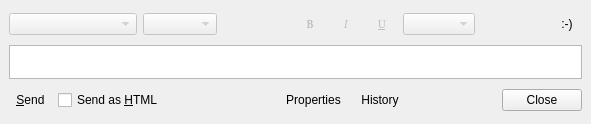
<ui version="4.0" >
 <author></author>
 <comment></comment>
 <exportmacro></exportmacro>
 <class>RzxChatUI</class>
 <widget class="QWidget" name="RzxChatUI" >
  <property name="geometry" >
   <rect>
    <x>0</x>
    <y>0</y>
    <width>591</width>
    <height>110</height>
   </rect>
  </property>
  <property name="windowTitle" >
   <string>Chat [Qt]</string>
  </property>
  <layout class="QGridLayout" >
   <property name="margin" >
    <number>9</number>
   </property>
   <property name="spacing" >
    <number>6</number>
   </property>
   <item row="0" column="0" >
    <layout class="QHBoxLayout" >
     <property name="margin" >
      <number>0</number>
     </property>
     <property name="spacing" >
      <number>6</number>
     </property>
     <item>
      <widget class="QComboBox" name="cbFontSelect" >
       <property name="enabled" >
        <bool>false</bool>
       </property>
       <property name="sizePolicy" >
        <sizepolicy>
         <hsizetype>3</hsizetype>
         <vsizetype>0</vsizetype>
         <horstretch>0</horstretch>
         <verstretch>0</verstretch>
        </sizepolicy>
       </property>
       <property name="minimumSize" >
        <size>
         <width>128</width>
         <height>0</height>
        </size>
       </property>
      </widget>
     </item>
     <item>
      <widget class="QComboBox" name="cbSize" >
       <property name="enabled" >
        <bool>false</bool>
       </property>
       <property name="sizePolicy" >
        <sizepolicy>
         <hsizetype>0</hsizetype>
         <vsizetype>0</vsizetype>
         <horstretch>0</horstretch>
         <verstretch>0</verstretch>
        </sizepolicy>
       </property>
       <property name="minimumSize" >
        <size>
         <width>74</width>
         <height>0</height>
        </size>
       </property>
       <property name="maximumSize" >
        <size>
         <width>74</width>
         <height>16777215</height>
        </size>
       </property>
      </widget>
     </item>
     <item>
      <spacer>
       <property name="orientation" >
        <enum>Qt::Horizontal</enum>
       </property>
       <property name="sizeHint" >
        <size>
         <width>21</width>
         <height>20</height>
        </size>
       </property>
      </spacer>
     </item>
     <item>
      <widget class="QToolButton" name="btnBold" >
       <property name="enabled" >
        <bool>false</bool>
       </property>
       <property name="minimumSize" >
        <size>
         <width>30</width>
         <height>30</height>
        </size>
       </property>
       <property name="maximumSize" >
        <size>
         <width>30</width>
         <height>30</height>
        </size>
       </property>
       <property name="font" >
        <font>
         <family>Terminal [Bitstream]</family>
         <pointsize>8</pointsize>
         <weight>75</weight>
         <italic>false</italic>
         <bold>true</bold>
         <underline>false</underline>
         <strikeout>false</strikeout>
        </font>
       </property>
       <property name="text" >
        <string>B</string>
       </property>
       <property name="checkable" >
        <bool>true</bool>
       </property>
       <property name="autoRaise" >
        <bool>true</bool>
       </property>
      </widget>
     </item>
     <item>
      <widget class="QToolButton" name="btnItalic" >
       <property name="enabled" >
        <bool>false</bool>
       </property>
       <property name="minimumSize" >
        <size>
         <width>30</width>
         <height>30</height>
        </size>
       </property>
       <property name="maximumSize" >
        <size>
         <width>30</width>
         <height>30</height>
        </size>
       </property>
       <property name="font" >
        <font>
         <family>Terminal [Bitstream]</family>
         <pointsize>8</pointsize>
         <weight>50</weight>
         <italic>true</italic>
         <bold>false</bold>
         <underline>false</underline>
         <strikeout>false</strikeout>
        </font>
       </property>
       <property name="text" >
        <string>I</string>
       </property>
       <property name="checkable" >
        <bool>true</bool>
       </property>
       <property name="autoRaise" >
        <bool>true</bool>
       </property>
      </widget>
     </item>
     <item>
      <widget class="QToolButton" name="btnUnderline" >
       <property name="enabled" >
        <bool>false</bool>
       </property>
       <property name="minimumSize" >
        <size>
         <width>30</width>
         <height>30</height>
        </size>
       </property>
       <property name="maximumSize" >
        <size>
         <width>30</width>
         <height>30</height>
        </size>
       </property>
       <property name="font" >
        <font>
         <family>Terminal [Bitstream]</family>
         <pointsize>8</pointsize>
         <weight>50</weight>
         <italic>false</italic>
         <bold>false</bold>
         <underline>true</underline>
         <strikeout>false</strikeout>
        </font>
       </property>
       <property name="text" >
        <string>U</string>
       </property>
       <property name="checkable" >
        <bool>true</bool>
       </property>
       <property name="autoRaise" >
        <bool>true</bool>
       </property>
      </widget>
     </item>
     <item>
      <widget class="QComboBox" name="cbColorSelect" >
       <property name="enabled" >
        <bool>false</bool>
       </property>
      </widget>
     </item>
     <item>
      <spacer>
       <property name="orientation" >
        <enum>Qt::Horizontal</enum>
       </property>
       <property name="sizeHint" >
        <size>
         <width>20</width>
         <height>20</height>
        </size>
       </property>
      </spacer>
     </item>
     <item>
      <widget class="QToolButton" name="btnSmiley" >
       <property name="minimumSize" >
        <size>
         <width>30</width>
         <height>30</height>
        </size>
       </property>
       <property name="maximumSize" >
        <size>
         <width>30</width>
         <height>30</height>
        </size>
       </property>
       <property name="text" >
        <string>:-)</string>
       </property>
       <property name="autoRaise" >
        <bool>true</bool>
       </property>
      </widget>
     </item>
    </layout>
   </item>
   <item row="2" column="0" >
    <layout class="QHBoxLayout" >
     <property name="margin" >
      <number>0</number>
     </property>
     <property name="spacing" >
      <number>6</number>
     </property>
     <item>
      <widget class="QToolButton" name="btnSend" >
       <property name="toolTip" >
        <string>Send</string>
       </property>
       <property name="whatsThis" >
        <string>&lt;h3>Send&lt;/h3>&lt;p>Send the message you have typed...&lt;br>It's a lot easier to use &lt;b>Enter&lt;/b>&lt;/p></string>
       </property>
       <property name="text" >
        <string>&amp;Send</string>
       </property>
       <property name="shortcut" >
        <string>Alt+S</string>
       </property>
       <property name="autoRaise" >
        <bool>true</bool>
       </property>
      </widget>
     </item>
     <item>
      <widget class="QCheckBox" name="cbSendHTML" >
       <property name="whatsThis" >
        <string>&lt;h3>Send as HTML&lt;/h3>&lt;p>When this case is checked, you can format your text&lt;/p>&lt;p>&lt;b>Warning : &lt;/b>some clients don't support HTML...&lt;/p></string>
       </property>
       <property name="text" >
        <string>Send as &amp;HTML</string>
       </property>
       <property name="shortcut" >
        <string>Alt+H</string>
       </property>
      </widget>
     </item>
     <item>
      <spacer>
       <property name="orientation" >
        <enum>Qt::Horizontal</enum>
       </property>
       <property name="sizeType" >
        <enum>QSizePolicy::Minimum</enum>
       </property>
       <property name="sizeHint" >
        <size>
         <width>45</width>
         <height>30</height>
        </size>
       </property>
      </spacer>
     </item>
     <item>
      <widget class="QToolButton" name="btnSound" >
       <property name="whatsThis" >
        <string>&lt;h3>Sound&lt;/h3>&lt;p>Enables/disables the sound which is played when a new message arrives&lt;/p></string>
       </property>
       <property name="text" >
        <string/>
       </property>
       <property name="shortcut" >
        <string>Ctrl+S</string>
       </property>
       <property name="checkable" >
        <bool>true</bool>
       </property>
       <property name="autoRaise" >
        <bool>true</bool>
       </property>
      </widget>
     </item>
     <item>
      <spacer>
       <property name="orientation" >
        <enum>Qt::Horizontal</enum>
       </property>
       <property name="sizeType" >
        <enum>QSizePolicy::Minimum</enum>
       </property>
       <property name="sizeHint" >
        <size>
         <width>35</width>
         <height>30</height>
        </size>
       </property>
      </spacer>
     </item>
     <item>
      <widget class="QToolButton" name="btnProperties" >
       <property name="whatsThis" >
        <string>&lt;h3>Properties&lt;/h3>&lt;p>Ask for the properties of the person you are talking to.&lt;/p></string>
       </property>
       <property name="text" >
        <string>Properties</string>
       </property>
       <property name="checkable" >
        <bool>true</bool>
       </property>
       <property name="autoRaise" >
        <bool>true</bool>
       </property>
      </widget>
     </item>
     <item>
      <widget class="QToolButton" name="btnHistorique" >
       <property name="whatsThis" >
        <string>&lt;h3>History&lt;/h3>&lt;p>If you want to read all your old chats with this person&lt;/p></string>
       </property>
       <property name="text" >
        <string>History</string>
       </property>
       <property name="checkable" >
        <bool>true</bool>
       </property>
       <property name="autoRaise" >
        <bool>true</bool>
       </property>
      </widget>
     </item>
     <item>
      <spacer>
       <property name="orientation" >
        <enum>Qt::Horizontal</enum>
       </property>
       <property name="sizeType" >
        <enum>QSizePolicy::Expanding</enum>
       </property>
       <property name="sizeHint" >
        <size>
         <width>25</width>
         <height>20</height>
        </size>
       </property>
      </spacer>
     </item>
     <item>
      <widget class="QPushButton" name="btnClose" >
       <property name="sizePolicy" >
        <sizepolicy>
         <hsizetype>5</hsizetype>
         <vsizetype>0</vsizetype>
         <horstretch>0</horstretch>
         <verstretch>0</verstretch>
        </sizepolicy>
       </property>
       <property name="whatsThis" >
        <string>&lt;h3>Close&lt;/h3>&lt;p>Ends the chat et close the window&lt;/p></string>
       </property>
       <property name="text" >
        <string>Close</string>
       </property>
      </widget>
     </item>
    </layout>
   </item>
   <item row="1" column="0" >
    <widget class="RzxTextEdit" name="edMsg" >
     <property name="minimumSize" >
      <size>
       <width>0</width>
       <height>34</height>
      </size>
     </property>
     <property name="maximumSize" >
      <size>
       <width>32767</width>
       <height>32767</height>
      </size>
     </property>
     <property name="focusPolicy" >
      <enum>Qt::StrongFocus</enum>
     </property>
     <property name="whatsThis" >
      <string>&lt;h3>Input&lt;/h3>&lt;p>This is the place where you can type your messages.&lt;/p>&lt;p>&lt;b>Shortcuts :&lt;/b>&lt;br>&lt;b>Enter : &lt;/b>Send your message&lt;br>&lt;b>Ctrl+[UP|DOWN] : &lt;/b>Navigate through the messages you have already typed&lt;br>&lt;b>Ctrl+Enter : &lt;/b> Add a line-break&lt;/p></string>
     </property>
    </widget>
   </item>
  </layout>
 </widget>
 <layoutdefault spacing="6" margin="11" />
 <pixmapfunction></pixmapfunction>
 <customwidgets>
  <customwidget>
   <class>RzxTextEdit</class>
   <extends>QTextEdit</extends>
   <header>rzxtextedit.h</header>
   <container>0</container>
   <pixmap></pixmap>
  </customwidget>
 </customwidgets>
 <tabstops>
  <tabstop>btnClose</tabstop>
 </tabstops>
 <resources/>
 <connections/>
</ui>
